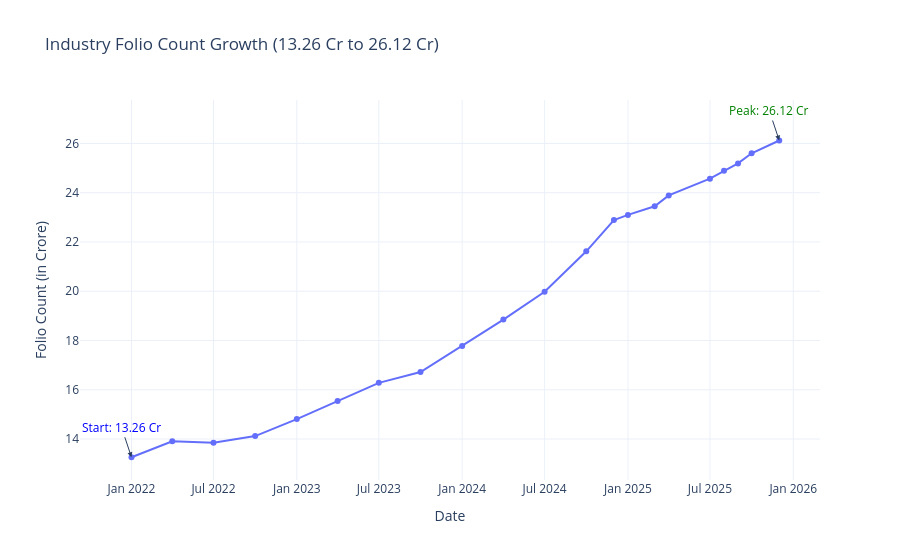

The cell this chart's notebook holds for it:
### Markdown cell above
### Tasks 4, 7 & 8: Heatmaps, Folios & Correlation

### Code cell
# ---------------------------------------------------------
# TASK 4: Category Inflow Heatmap (SEABORN) X=Months, Y=Categories
# ---------------------------------------------------------
cat_inflow = pd.read_csv(os.path.join(PROCESSED_DIR, "category_inflows_cleaned.csv"))
if cat_inflow['month'].dtype == 'object':
    cat_inflow['month'] = pd.to_datetime(cat_inflow['month'], errors='coerce')

# Pivot: Index=Category (Y-axis), Columns=Month (X-axis)
pivot_cat = cat_inflow.pivot_table(index='category', columns='month', values='net_inflow_crore', aggfunc='sum')

plt.figure(figsize=(16, 8))
sns.heatmap(pivot_cat, cmap='YlGnBu', linewidths=.5, cbar_kws={'label': 'Net Inflow (₹ Cr)'})
plt.title("Category-Wise Net Inflow Heatmap (Months on X, Categories on Y)", fontsize=14, fontweight='bold')
plt.xlabel("Month")
plt.ylabel("Fund Category")
plt.tight_layout()
plt.savefig(os.path.join(CHART_DIR, "04_category_heatmap.png"), dpi=150)
plt.show()

# ---------------------------------------------------------
# TASK 7: Folio Count Growth (PLOTLY) + Mark Milestones
# ---------------------------------------------------------
folio_df = pd.read_csv(os.path.join(PROCESSED_DIR, "industry_folio_count_cleaned.csv"))
date_col = [c for c in folio_df.columns if 'date' in c or 'month' in c][0]
folio_val_col = [c for c in folio_df.columns if 'folio' in c.lower()][0] # Auto-detect folio column

folio_df[date_col] = pd.to_datetime(folio_df[date_col])
folio_df = folio_df.sort_values(date_col)

fig = go.Figure()
fig.add_trace(go.Scatter(x=folio_df[date_col], y=folio_df[folio_val_col], mode='lines+markers', name='Total Folios'))
fig.update_layout(title='Industry Folio Count Growth (13.26 Cr to 26.12 Cr)',
                  xaxis_title='Date', yaxis_title='Folio Count (in Crore)', template='plotly_white')

# Mark Key Milestones
fig.add_annotation(x=folio_df[date_col].iloc[0].to_pydatetime(), y=13.26, text="Start: 13.26 Cr", showarrow=True, arrowhead=2, font=dict(color="blue"))
fig.add_annotation(x=folio_df[date_col].iloc[-1].to_pydatetime(), y=26.12, text="Peak: 26.12 Cr", showarrow=True, arrowhead=2, font=dict(color="green"))
fig.show()
fig.write_image(os.path.join(CHART_DIR, "07_folio_growth_milestones.png"))

# ---------------------------------------------------------
# TASK 8: NAV Return Correlation Matrix (SEABORN)
# ---------------------------------------------------------
top_10_codes = nav_df['scheme_name'].unique()[:10]
nav_top10 = nav_df[nav_df['scheme_name'].isin(top_10_codes)].copy()
nav_top10 = nav_top10.sort_values(['scheme_name', 'date'])
nav_top10['daily_return'] = nav_top10.groupby('scheme_name')['nav'].pct_change()

returns_pivot = nav_top10.pivot_table(index='date', columns='scheme_name', values='daily_return')
corr_matrix = returns_pivot.corr()

short_names = [name.split(' - ')[0] for name in corr_matrix.columns]
corr_matrix.columns = short_names
corr_matrix.index = short_names

plt.figure(figsize=(10, 8))
sns.heatmap(corr_matrix, annot=True, cmap='coolwarm', fmt=".2f", vmin=0.5, vmax=1)
plt.title("Correlation Matrix: Daily Returns of 10 Mutual Funds", fontsize=14, fontweight='bold')
plt.tight_layout()
plt.savefig(os.path.join(CHART_DIR, "08_correlation_heatmap.png"), dpi=150)
plt.show()

### Figure 1 — Plotly figure (JSON) as saved in the notebook; plotly's stock layout.template omitted (floating-point values rounded to 4 significant figures)
{"data": [{"mode": "lines+markers", "name": "Total Folios", "type": "scatter", "x": ["2022-01-01T00:00:00", "2022-04-01T00:00:00", "2022-07-01T00:00:00", "2022-10-01T00:00:00", "2023-01-01T00:00:00", "2023-04-01T00:00:00", "2023-07-01T00:00:00", "2023-10-01T00:00:00", "2024-01-01T00:00:00", "2024-04-01T00:00:00", "2024-07-01T00:00:00", "2024-10-01T00:00:00", "2024-12-01T00:00:00", "2025-01-01T00:00:00", "2025-03-01T00:00:00", "2025-04-01T00:00:00", "2025-07-01T00:00:00", "2025-08-01T00:00:00", "2025-09-01T00:00:00", "2025-10-01T00:00:00", "2025-12-01T00:00:00"], "y": [13.26, 13.91, 13.85, 14.12, 14.81, 15.54, 16.28, 16.72, 17.78, 18.85, 19.98, 21.62, 22.89, 23.1, 23.45, 23.89, 24.57, 24.89, 25.19, 25.6, 26.12]}], "layout": {"annotations": [{"arrowhead": 2, "font": {"color": "blue"}, "showarrow": true, "text": "Start: 13.26 Cr", "x": "2022-01-01T00:00:00", "y": 13.26}, {"arrowhead": 2, "font": {"color": "green"}, "showarrow": true, "text": "Peak: 26.12 Cr", "x": "2025-12-01T00:00:00", "y": 26.12}], "title": {"text": "Industry Folio Count Growth (13.26 Cr to 26.12 Cr)"}, "xaxis": {"title": {"text": "Date"}}, "yaxis": {"title": {"text": "Folio Count (in Crore)"}}}}
